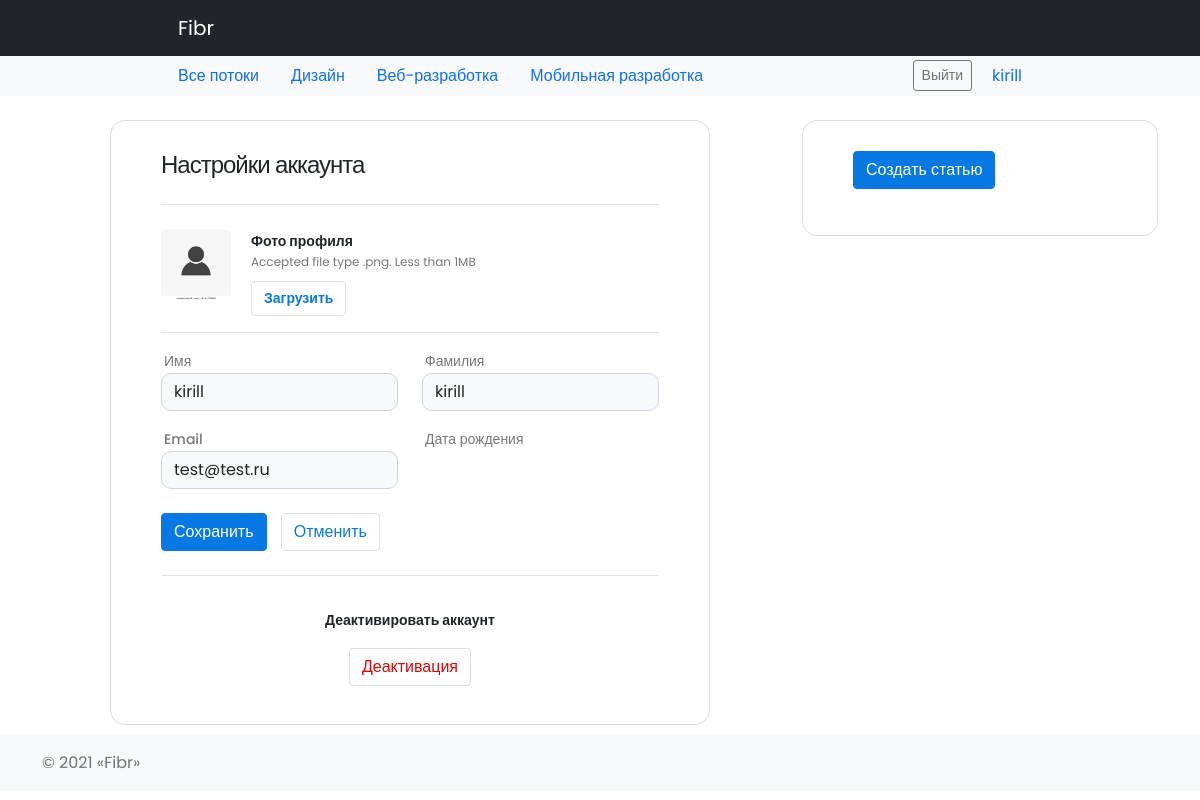
/auth/profile/ (signed in), run on an earlier commit of the app's database.
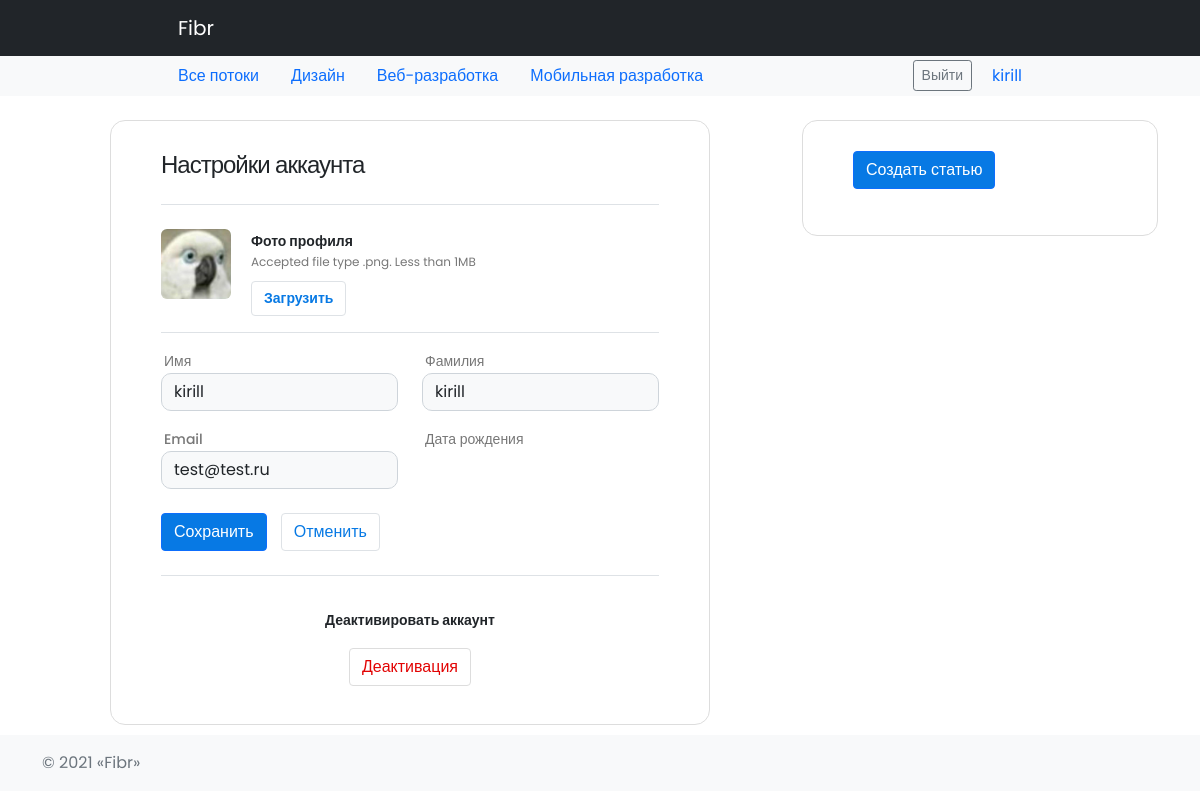
And on a later commit of the database.
### authapp/models.py (models this page shows, shortened)
class User(AbstractUser):
    image = models.ImageField(upload_to='users_avatars', blank=True, default='static/img/default.jpg')
    birthday = models.DateField(blank=True, null=True)

### authapp/views.py (the view)
# urls.py: path('profile/', authapp.profile, name='profile'),
def profile(request):
    if request.method == 'POST':
        form = UserProfileEditForm(data=request.POST, files=request.FILES, instance=request.user)
        if form.is_valid():
            form.save()
            return HttpResponseRedirect(reverse('authapp:profile'))
    else:
        form = UserEditForm(instance=request.user)
    context = {
        'form': form,
        'articles': Article.get_user_articles(request.user)
    }
    return render(request, 'authapp/profile.html', context)

### authapp/forms.py
class UserEditForm(UserChangeForm):
    avatar = forms.ImageField(widget=forms.ClearableFileInput())
    class Meta:
        model = User
        fields = ('first_name', 'last_name', 'avatar', 'username', 'email', 'password')
    def __init__(self, *args, **kwargs):
        super(UserEditForm, self).__init__(*args, **kwargs)
        for field in self.fields.values():
            field.widget.attrs['class'] = 'form-control bg-light'
        self.fields['username'].widget.attrs['readonly'] = True
        self.fields['password'].widget.attrs['readonly'] = True
        self.fields['email'].widget.attrs['readonly'] = True
        self.fields['avatar'].widget.attrs['class'] = 'custom-file-input'

### article/models.py (called while the page is built)
    @staticmethod
    def get_user_articles(user):
        return Article.objects.filter(user=user)

### context_processor.py (called while the page is built)
def topic_list(request):
    return {"topic_list": Topic.objects.all()}

### authapp/templates/authapp/profile.html (shortened to what this page needs)
{% extends 'authapp/base.html' %}
{% load static %}
{% block css %}
    <link href="{% static 'css/profile.css' %}" rel="stylesheet"/>
{% endblock %}
{% block content %}
<div class="container">
<div class="row justify-content-md-center">
<div class="col-8">
    <div class="wrapper bg-white mt-sm-4">
        <h4 class="pb-4 border-bottom">Настройки аккаунта</h4>
        <form method="post" novalidate>
            <div class="d-flex align-items-start py-3 border-bottom"><img
                    src="/media/{{ user.image|default_if_none:'#' }}"
                    class="img" alt="">
                <div class="pl-sm-4 pl-4" id="img-section" style="padding-left: 20px"><b>Фото профиля</b>
                    <p>Accepted file type .png. Less than 1MB</p>
                    <button class="btn button border"><b>Загрузить</b></button>
                </div>
            </div>
            <div class="py-2">
                <div class="row py-2">
                    <div class="col-md-6"><label for="firstname">Имя</label> {{ form.first_name }}</div>
                    <div class="col-md-6 pt-md-0 pt-3"><label for="lastname">Фамилия</label> {{ form.last_name }}
                    </div>
                </div>
                <div class="row py-2">
                    <div class="col-md-6"><label for="email">Email</label> {{ form.email }}
                    </div>
                    <div class="col-md-6 pt-md-0 pt-3"><label for="birthdate">Дата рождения</label>{{ form.birthday }}
                    </div>
                </div>
                <div class="py-3 pb-4 border-bottom">
                    <button class="btn btn-primary mr-3">Сохранить</button>
                    <button class="btn border button" style="margin-left: 10px">Отменить</button>
                </div>
                <div class="d-sm-flex align-items-center pt-3" style="display: flex;flex-direction: column"
                     id="deactivate">
                    <div class="pt-3"><b>Деактивировать аккаунт</b>
                    </div>
                    <div class="ml-auto mt-3">
                        <button class="btn danger">Деактивация</button>
                    </div>
                </div>
            </div>
        </form>
    </div>
</div>
<div class="col-4">
    <div class="wrapper bg-white mt-sm-4">
    <p><a class="text-decoration-none" href="{% url 'article:create' %}">
                                    <button type="button" class="btn btn-primary"> Создать статью </button>
                                </a></p>
    </div>
</div>
</div>
</div>
{% endblock %}

### mainapp/templates/mainapp/includes/inc_nav_menu.html (shortened to what this page needs)
<nav class="navbar navbar-expand-lg navbar-dark bg-dark">
    <div class="container w-75">
        <a class="navbar-brand px-lg-3" href="/">Fibr</a>
    </div>
</nav>
<nav id="navbar_top" class="navbar-expand-md navbar-light bg-light">
    <div class="container d-flex justify-content-between w-75">
        <ul class="nav justify-content-center">
            <li class="nav-item">
                <a class="nav-link" href="/">Все потоки</a>
            </li>
            {% for topic in topic_list %}
                <li class="nav-item">
                    <a class="nav-link" href="{% url 'hub:topic' topic.pk %}">
                        {{ topic.name }}
                    </a>
                </li>
            {% endfor %}
        </ul>
        <ul class="nav">
            <li class="nav-item">
                <div class="d-grid gap-2 d-md-block mt-1">
                    {% if user.is_authenticated %}
                        <button class="btn btn-outline-secondary btn-sm my-0 m-1" type="button"
                                onclick="location.href='{% url 'auth:logout' %}'">
                            Выйти
                        </button>
                    {% endif %}
                </div>
            </li>
            {% if user.is_authenticated %}
                <li class="nav-item">
                    <a class="nav-link" href="{% url 'auth:profile' %}">{{ user.username }}</a>
                </li>
            {% endif %}
        </ul>
    </div>
</nav>

What changed in the data, as far as the page shows it:
changed User "kirill": image: picture added in place of a placeholder
